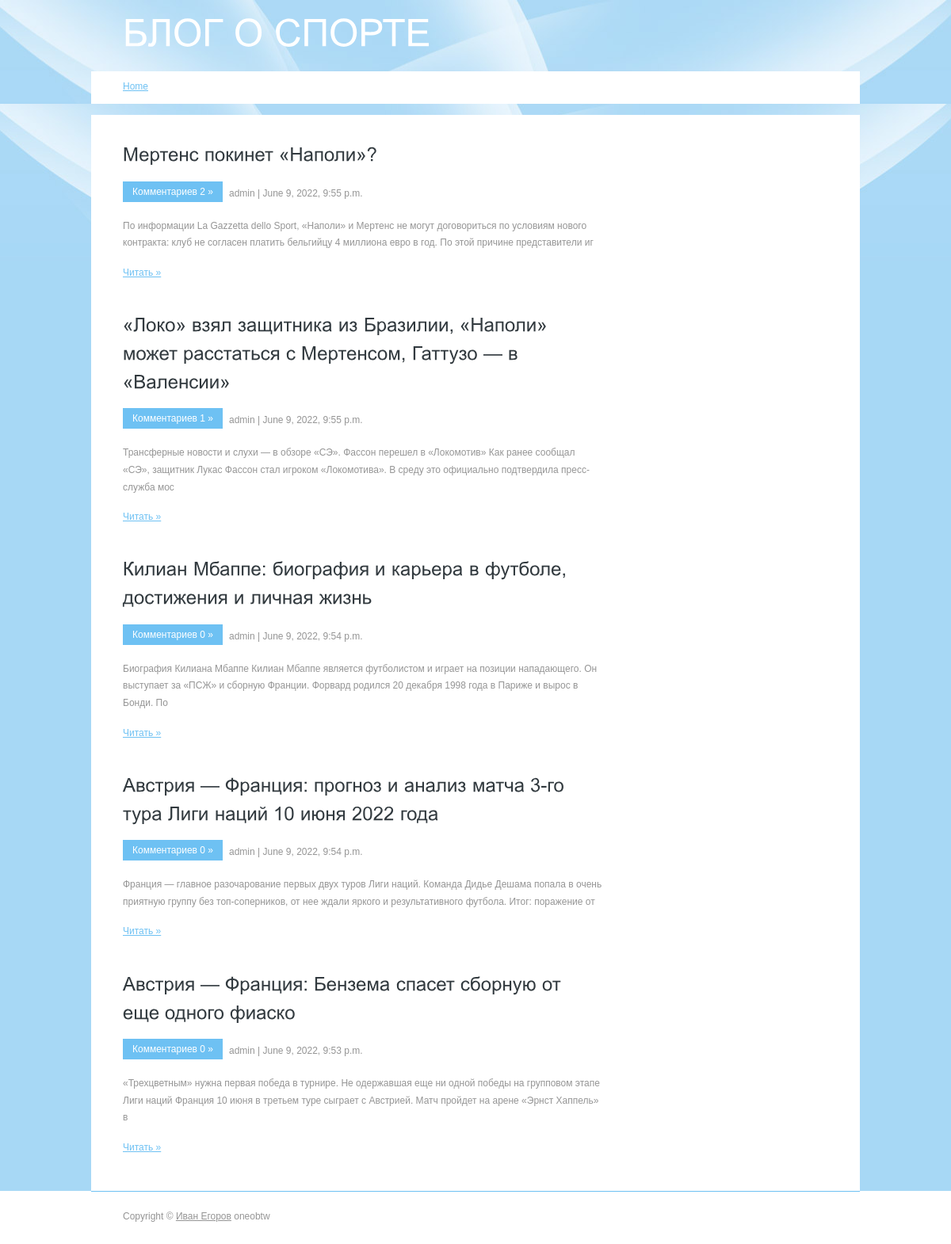
The page / on the database its author committed.
### blog/models.py (models this page shows, shortened)
class Post(models.Model):
    title = models.CharField(max_length=200, unique=True)
    slug = models.SlugField(max_length=200, unique=True)
    author = models.ForeignKey(User, on_delete=models.CASCADE, related_name='blog_posts')
    updated_on = models.DateTimeField(auto_now=True)
    content = models.TextField()
    created_on = models.DateTimeField(auto_now_add=True)
    status = models.IntegerField(choices=STATUS, default=0)
    class Meta:
        ordering = ['-created_on']

### blog/views.py (the view)
# urls.py: path('', views.PostList.as_view(), name='home'),
class PostList(generic.ListView):
    queryset = Post.objects.filter(status=1).order_by('-created_on')
    template_name = 'index.html'

### blog/templates/index.html (shortened to what this page needs)
{% extends 'base.html' %}
{% load static %}
{% block content %}
<div class="main">
    <div class="content">
        <div class="content_resize">
            <div class="mainbar">
                {% for post in post_list %}
                  <div class="article">
                      <h2>{{post.title}}</h2>
                      <p class="infopost"><a href="{% url 'post_detail' post.slug  %}" class="com">Комментариев {{post.comments.count}} &raquo;</a> <span class="date">{{ post.author }} | {{ post.created_on}}</span> </p>
                      <p>{{post.content|safe|slice:":200" }}</p>
                      <p class="spec"><a href="{% url 'post_detail' post.slug  %}" class="rm">Читать &raquo;</a></p>
                  </div>
                {% endfor %}
            </div>
        </div>
    </div>
</div>
{% endblock %}

### blog/templates/base.html (shortened to what this page needs)
{% load static %}
<!DOCTYPE html>
<html xmlns="http://www.w3.org/1999/xhtml">
<head>
    <link href="{% static 'freewebdesign/style.css' %}" rel="stylesheet" type="text/css" />
</head>
<body>
    <div class="header main">
        <div class="header_resize">
            <div class="logo">
                <h1><a href="{% url 'home' %}">Блог о спорте</a></h1>
            </div>
            <div class="menu_nav">
                <ul>
                    <li class="active"><a href="{% url 'home' %}">Home</a></li>
                </ul>
            </div>
        </div>
    </div>
    {% block content %}{% endblock content %}
    <div class="footer">
        <div class="footer_resize">
            <p class="lf">Copyright &copy; <a href="#">Иван Егоров</a> oneobtw</p>
        </div>
    </div>
</body>
</html>

### blog/static/freewebdesign/style.css (style rules this page uses)
body { margin:0; padding:0; width:100%; color:#959595; font:normal 12px/1.8em Arial, Helvetica, sans-serif; }
html, .main { padding:0; margin:0; }
.main { background:#a7d8f5 url('/static/freewebdesign/images/header_bg.jpg') no-repeat center top; }
.logo { padding:0; float:left; width:auto; }
h1 { margin:0; padding:12px 0 20px 40px; float:left; color:#fff; font:normal 48px/1.2em Arial, Helvetica, sans-serif; text-transform:uppercase; }
h1 a, h1 a:hover { color:#fff; text-decoration:none; }
h2 { font:normal 24px/1.5em Arial, Helvetica, sans-serif; padding:8px 0; margin:0 0 8px; color:#323a3f; }
p { margin:8px 0; padding:0 0 8px 0; font:normal 12px/1.8em Arial, Helvetica, sans-serif; }
a { color:#6ec1f3; text-decoration:underline; }
p.infopost { line-height:30px; }
a.com { margin:0 8px 0 0; padding:0 12px; line-height:26px; float:left; text-decoration:none; color:#fff; background-color:#6ec1f3; }
.header, .content, .menu_nav, .fbg, .footer, form, ol, ol li, ul, .content .mainbar, .content .sidebar { margin:0; padding:0; }
.header_resize { margin:0 auto; padding:0; width:970px; }
.menu_nav { margin:0; padding:0 28px; height:41px; background-color:#fff; }
.menu_nav ul { list-style:none; height:41px; }
.menu_nav ul li { margin:0 12px 0 0; padding:0; float:left; }
.menu_nav ul li a { display:block; margin:0; padding:9px 12px; color:#959595; text-decoration:none; font-size:12px; }
.menu_nav ul li.active a, .menu_nav ul li a:hover { color:#6ec1f3; text-decoration:underline; }
.content { padding-top:14px; }
.content_resize { margin:0 auto; padding:16px 0 24px; width:970px; background-color:#fff; }
.content .mainbar { margin:0; padding:0; float:left; width:670px; }
.content .mainbar .article { margin:0 0 12px; padding:8px 24px 0 40px; }
.footer_resize { margin:0 auto; padding:20px 40px 24px; width:890px; background-color:#fff; border-top:1px solid #6ec1f3; }
.footer p { margin:0; padding:4px 0; line-height:normal; }
.footer a { color:#959595; padding:inherit; text-decoration:underline; }
.footer .lf { float:left; }

### rows shown on the page
Post: comments.count "2", author "admin", created_on "June 9, 2022, 9:55 p.m.", content "По информации La Gazzetta dello Sport, «Наполи» и Мертенс не могут договориться по условиям нового контракта: клуб не согласен платить бельгийцу 4 миллиона евро в год. По этой причине представители иг"
Post: comments.count "1", author "admin", created_on "June 9, 2022, 9:55 p.m.", content "Трансферные новости и слухи — в обзоре «СЭ». Фассон перешел в «Локомотив» Как ранее сообщал «СЭ», защитник Лукас Фассон стал игроком «Локомотива». В среду это официально подтвердила пресс-служба мос"
Post: comments.count "0", author "admin", created_on "June 9, 2022, 9:54 p.m.", content "Биография Килиана Мбаппе Килиан Мбаппе является футболистом и играет на позиции нападающего. Он выступает за «ПСЖ» и сборную Франции. Форвард родился 20 декабря 1998 года в Париже и вырос в Бонди. По"
Post: comments.count "0", author "admin", created_on "June 9, 2022, 9:54 p.m.", content "Франция — главное разочарование первых двух туров Лиги наций. Команда Дидье Дешама попала в очень приятную группу без топ-соперников, от нее ждали яркого и результативного футбола. Итог: поражение от"
Post: comments.count "0", author "admin", created_on "June 9, 2022, 9:53 p.m.", content "«Трехцветным» нужна первая победа в турнире. Не одержавшая еще ни одной победы на групповом этапе Лиги наций Франция 10 июня в третьем туре сыграет с Австрией. Матч пройдет на арене «Эрнст Хаппель» в"
